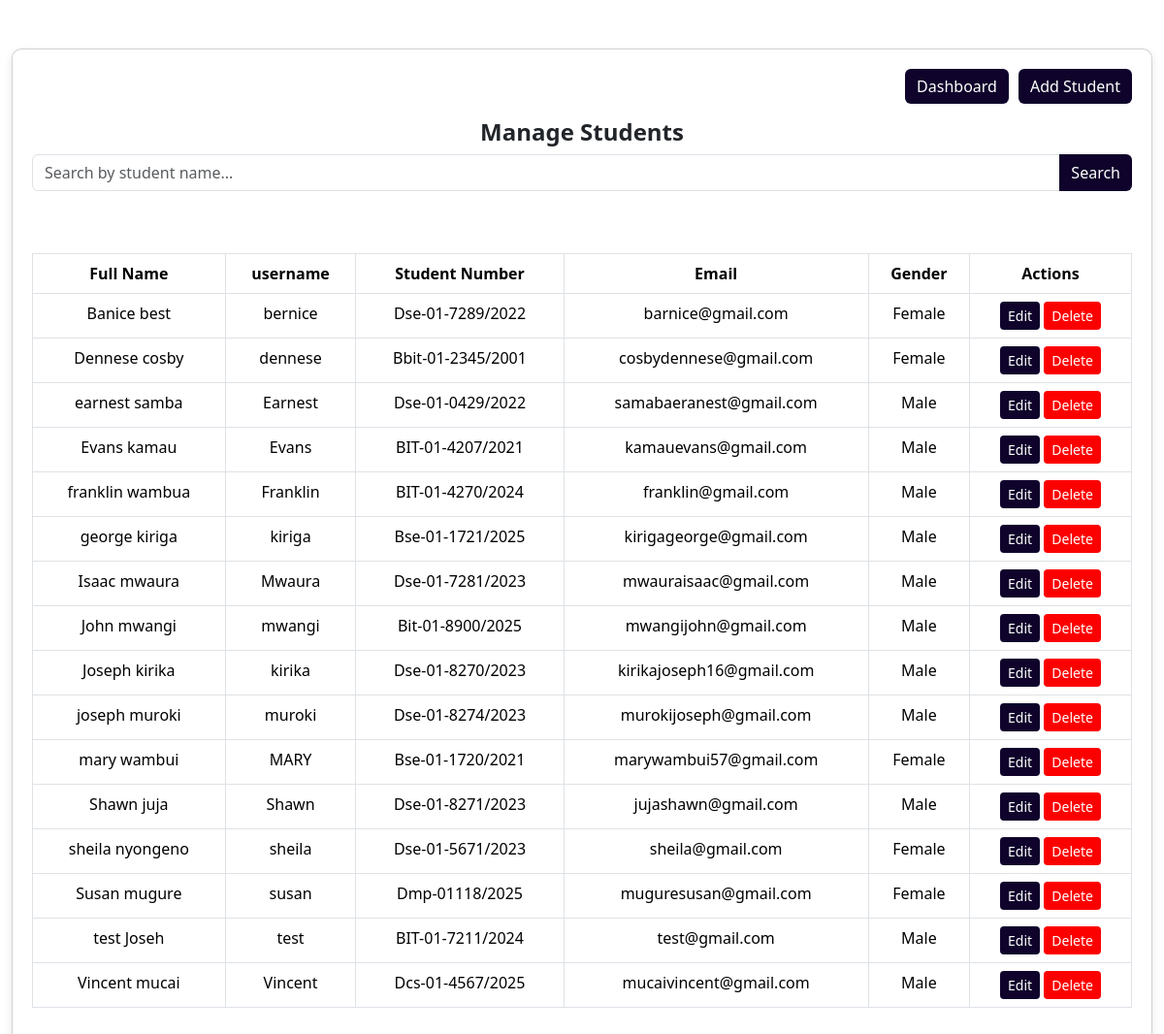
The page /student_managent.php (signed in) on the database its author committed.
### tables this page shows
CREATE TABLE `students` (
  `student_id` int(11) NOT NULL,
  `full_name` varchar(255) NOT NULL,
  `admission_number` varchar(50) NOT NULL,
  `email` varchar(100) NOT NULL,
  `contact` varchar(15) NOT NULL,
  `username` varchar(100) NOT NULL,
  `password` varchar(255) NOT NULL,
  `gender` varchar(10) DEFAULT NULL,
  `role` varchar(50) DEFAULT 'Student'
);

### student_managent.php (the view, shortened to what this page needs)
<?php
include 'db.php';
$sql = "SELECT student_id, full_name, username, admission_number, email, gender FROM students ORDER BY full_name ASC";
$search = isset($_GET['search']) ? mysqli_real_escape_string($conn, $_GET['search']) : '';
if (!empty($search)) {
    $sql = "SELECT student_id, full_name, username, admission_number, email, gender
            FROM students
            WHERE full_name LIKE '%$search%'
            ORDER BY full_name ASC";
} else {
    $sql = "SELECT student_id, full_name, username, admission_number, email, gender
            FROM students
            ORDER BY full_name ASC";
}
$result = mysqli_query($conn, $sql);
?>
<!DOCTYPE html>
<html lang="en">
<head>
    <link href="https://cdn.jsdelivr.net/npm/bootstrap@5.3.3/dist/css/bootstrap.min.css" rel="stylesheet">
</head>
<body>
<div class="container">
    <div class="card">
        <div class="top-buttons">
            <a href="admin.php" class="btn btn-primary">Dashboard</a>
            <a href="add_student.php" class="btn btn-primary">Add Student</a>
        </div>
        <h4 class="fw-bold text-center">Manage Students</h4>
        <form method="GET" class="mb-3">
    <div class="input-group">
        <input type="text" name="search" class="form-control" placeholder="Search by student name..." value="<?php echo isset($_GET['search']) ? htmlspecialchars($_GET['search']) : ''; ?>">
        <button class="btn btn-primary" type="submit">Search</button>
    </div>
</form>
        <table class="table table-bordered mt-5">
            <thead>
                <tr>
                    <th>Full Name</th>
                    <th>username</th>
                    <th>Student Number</th>
                    <th>Email</th>
                    <th>Gender</th>
                    <th>Actions</th>
                </tr>
            </thead>
            <tbody>
                <?php while ($row = mysqli_fetch_assoc($result)) { ?>
                    <tr>
                        <td><?php echo $row['full_name']; ?></td>
                        <td><?php echo $row['username']; ?></td>
                        <td><?php echo $row['admission_number']; ?></td>
                        <td><?php echo $row['email']; ?></td>
                        <td><?php echo ucfirst($row['gender']); ?></td>
                        <td>
                            <a href="edit_student.php?id=<?php echo $row['student_id']; ?>" class="btn btn-primary btn-sm">Edit</a>
                            <a href="delete_student.php?id=<?php echo $row['student_id']; ?>" class="btn btn-danger btn-sm" onclick="return confirm('Are you sure you want to delete this student?');">Delete</a>
                        </td>
                    </tr>
                <?php } ?>
            </tbody>
        </table>
    </div>
</div>
</body>
</html>

### student_managent.php (style rules this page uses)
body { background-color: white; color: #0f032b; }
.container { margin-top: 50px; max-width: 105%; }
.card { background-color: white; border-radius: 10px; padding: 20px; box-shadow: 0px 4px 10px rgba(0, 0, 0, 0.1); position: relative; }
.btn-primary { background-color: #0f032b !important; color: white !important; border: none !important; }
.btn-danger { background-color: rgb(252, 0, 0); color: white; border: none; }
.table thead { background-color: #0f032b; color: white; }
.top-buttons { display: flex; justify-content: flex-end; gap: 10px; margin-bottom: 15px; }
td { text-align: center; }
th { text-align: center; }

### rows shown on the page
students: full_name "Banice best", username "bernice", admission_number "Dse-01-7289/2022", email "barnice@gmail.com", gender "Female"
students: full_name "Dennese cosby", username "dennese", admission_number "Bbit-01-2345/2001", email "cosbydennese@gmail.com", gender "Female"
students: full_name "earnest samba", username "Earnest", admission_number "Dse-01-0429/2022", email "samabaeranest@gmail.com", gender "Male"
students: full_name "Evans kamau", username "Evans", admission_number "BIT-01-4207/2021", email "kamauevans@gmail.com", gender "Male"
students: full_name "franklin wambua", username "Franklin", admission_number "BIT-01-4270/2024", email "franklin@gmail.com", gender "Male"
students: full_name "george kiriga", username "kiriga", admission_number "Bse-01-1721/2025", email "kirigageorge@gmail.com", gender "Male"
students: full_name "Isaac mwaura", username "Mwaura", admission_number "Dse-01-7281/2023", email "mwauraisaac@gmail.com", gender "Male"
students: full_name "John mwangi", username "mwangi", admission_number "Bit-01-8900/2025", email "mwangijohn@gmail.com", gender "Male"
students: full_name "Joseph kirika", username "kirika", admission_number "Dse-01-8270/2023", email "kirikajoseph16@gmail.com", gender "Male"
students: full_name "joseph muroki", username "muroki", admission_number "Dse-01-8274/2023", email "murokijoseph@gmail.com", gender "Male"
students: full_name "mary wambui", username "MARY", admission_number "Bse-01-1720/2021", email "marywambui57@gmail.com", gender "Female"
students: full_name "Shawn juja", username "Shawn", admission_number "Dse-01-8271/2023", email "jujashawn@gmail.com", gender "Male"
students: full_name "sheila nyongeno", username "sheila", admission_number "Dse-01-5671/2023", email "sheila@gmail.com", gender "Female"
students: full_name "Susan mugure", username "susan", admission_number "Dmp-01118/2025", email "muguresusan@gmail.com", gender "Female"
students: full_name "test Joseh", username "test", admission_number "BIT-01-7211/2024", email "test@gmail.com", gender "Male"
students: full_name "Vincent mucai", username "Vincent", admission_number "Dcs-01-4567/2025", email "mucaivincent@gmail.com", gender "Male"
